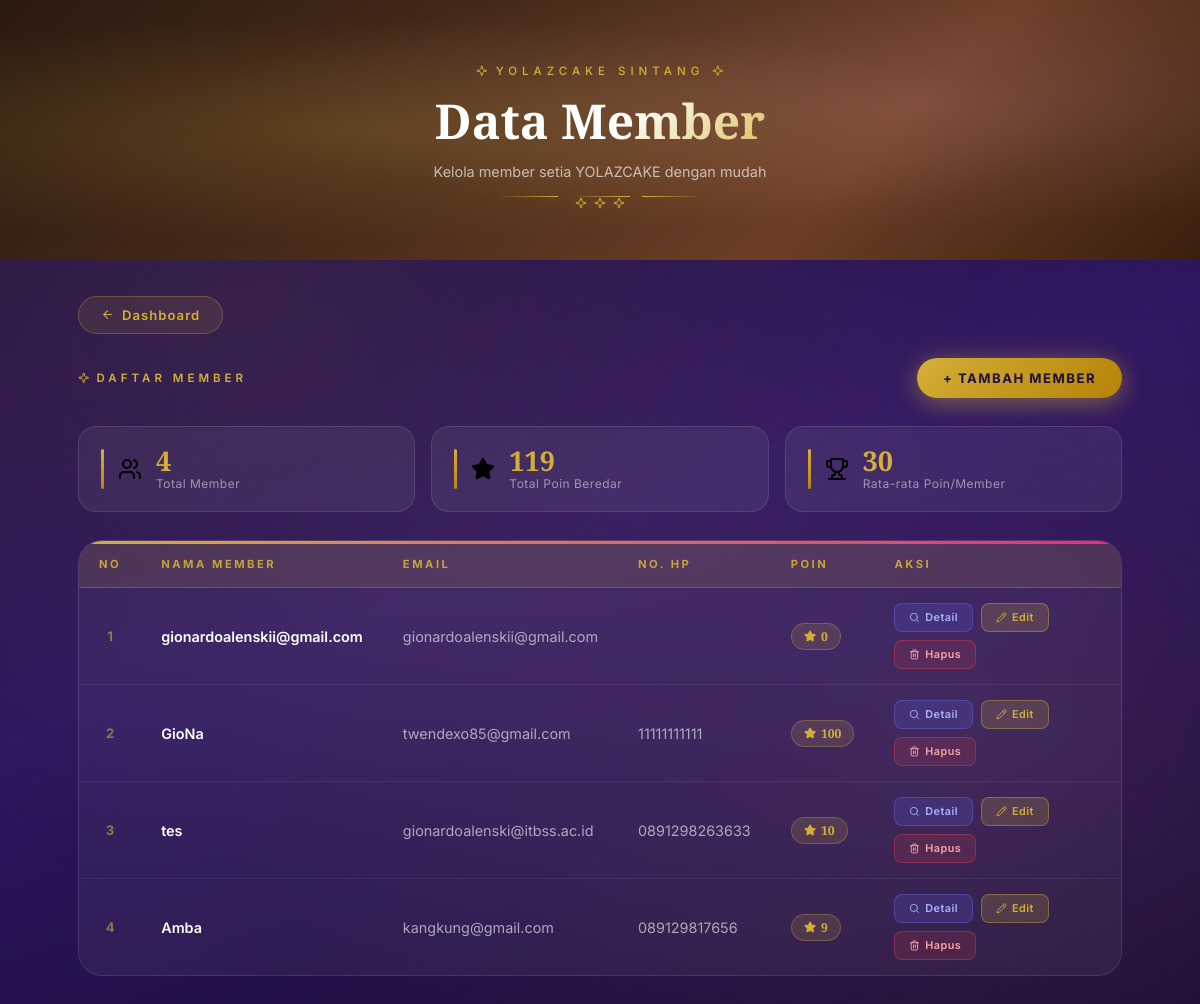
The app's page /member/data_member.php (signed in), older data.
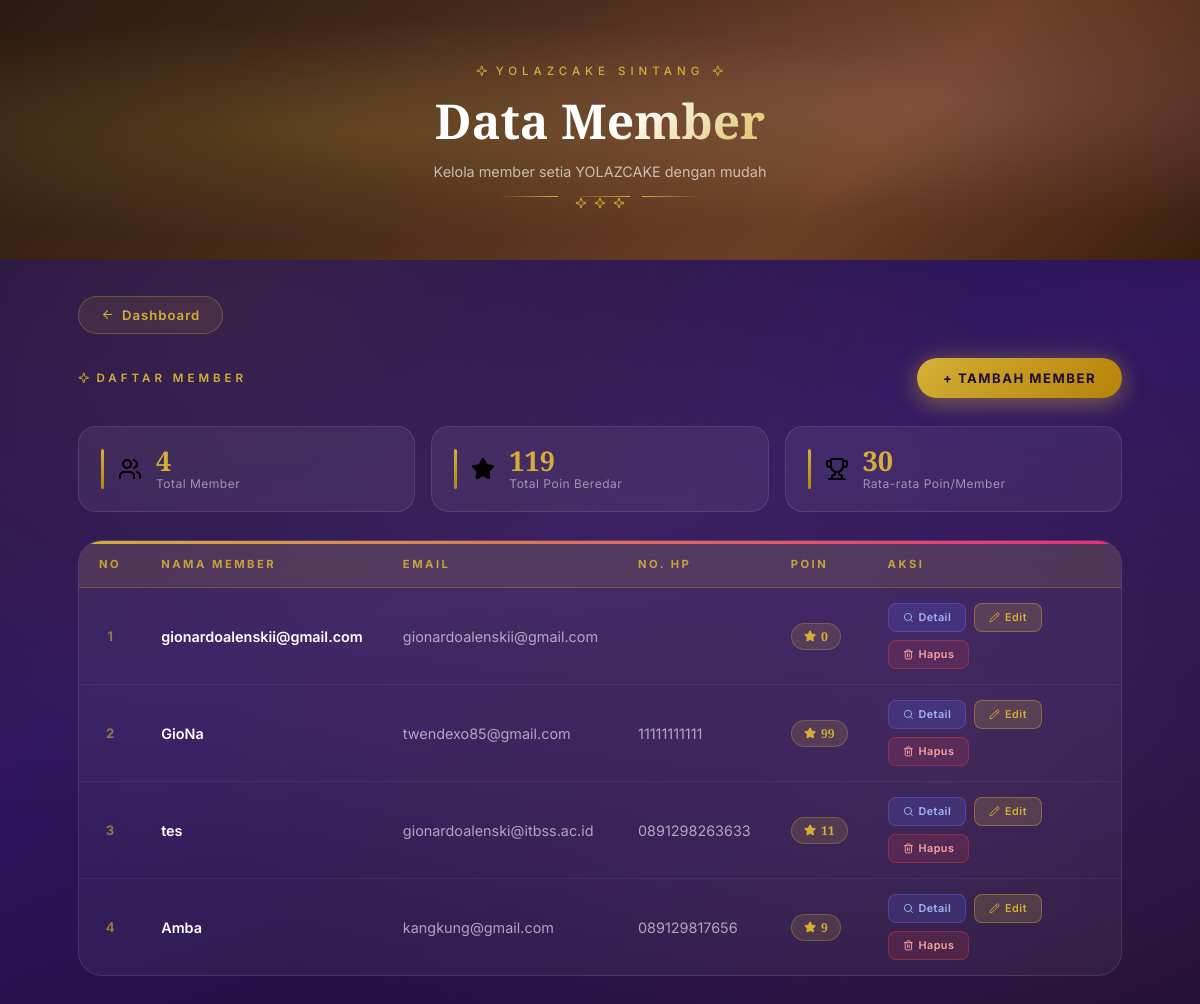
The same page, newer data.
### tables this page shows
CREATE TABLE `member` (
  `id_member` int(11) NOT NULL,
  `id_user` int(11) DEFAULT NULL,
  `nama` varchar(100) NOT NULL,
  `email` varchar(100) DEFAULT NULL,
  `no_hp` varchar(20) DEFAULT NULL,
  `alamat` text DEFAULT NULL,
  `poin` int(11) DEFAULT 0,
  `streak_saat_ini` int(11) NOT NULL DEFAULT 0,
  `streak_terbaik` int(11) NOT NULL DEFAULT 0,
  `checkin_terakhir` date DEFAULT NULL,
  `created_at` timestamp NOT NULL DEFAULT current_timestamp()
);

### config/csrf_helper.php (called while the page is built, shortened)
<?php
function csrf_token() {
    return $_SESSION['csrf_token'];
}

### member/data_member.php (the view, shortened to what this page needs)
<?php
include '../config/koneksi.php';
require_once __DIR__.'/../config/csrf_helper.php';
$csrf = csrf_token();
$query = mysqli_query($conn, "SELECT * FROM member ORDER BY id_member DESC");
?>
<!DOCTYPE html>
<html lang="id">
<head>
  <link rel="stylesheet" href="../assets/css/lucide-icons.css">
</head>
<body>
<div class="page-hero" id="pageHero">
  <div class="hero-inner">
    <p class="hero-eyebrow"><i data-lucide="sparkle" class="lucide-ic"></i> YOLAZCAKE Sintang <i data-lucide="sparkle" class="lucide-ic"></i></p>
    <h1>Data Member</h1>
    <p class="hero-sub">Kelola member setia YOLAZCAKE dengan mudah</p>
    <div class="hero-divider">
      <span></span><span class="diamond"><i data-lucide="sparkle" class="lucide-ic"></i> <i data-lucide="sparkle" class="lucide-ic"></i> <i data-lucide="sparkle" class="lucide-ic"></i></span><span></span>
    </div>
  </div>
</div>
<div class="page-wrapper">
  <a href="../dashboard.php" class="btn-back"><i data-lucide="arrow-left" class="lucide-ic"></i> Dashboard</a>
  <div class="top-bar">
    <span class="section-eyebrow"><i data-lucide="sparkle" class="lucide-ic"></i> Daftar Member</span>
    <a href="tambah_member.php" class="btn-tambah">+ Tambah Member</a>
  </div>
  <?php
    $total_query = mysqli_query($conn, "SELECT COUNT(*) as total, SUM(poin) as total_poin FROM member");
    $stats = mysqli_fetch_assoc($total_query);
    $total_member = $stats['total'] ?? 0;
    $total_poin   = $stats['total_poin'] ?? 0;
  ?>
  <div class="stats-row">
    <div class="stat-card">
      <span class="stat-icon"><i data-lucide="users" class="lucide-ic"></i></span>
      <div>
        <div class="stat-val"><?= $total_member; ?></div>
        <div class="stat-lbl">Total Member</div>
      </div>
    </div>
    <div class="stat-card">
      <span class="stat-icon"><i data-lucide="star" class="lucide-ic lucide-fill"></i></span>
      <div>
        <div class="stat-val"><?= number_format($total_poin); ?></div>
        <div class="stat-lbl">Total Poin Beredar</div>
      </div>
    </div>
    <div class="stat-card">
      <span class="stat-icon"><i data-lucide="trophy" class="lucide-ic"></i></span>
      <div>
        <div class="stat-val"><?= $total_member > 0 ? number_format($total_poin/$total_member,0) : 0; ?></div>
        <div class="stat-lbl">Rata-rata Poin/Member</div>
      </div>
    </div>
  </div>
  <div class="table-card">
    <table>
      <thead>
        <tr>
          <th style="text-align:center;">No</th>
          <th>Nama Member</th>
          <th>Email</th>
          <th>No. HP</th>
          <th>Poin</th>
          <th>Aksi</th>
        </tr>
      </thead>
      <tbody>
        <?php
        $no = 1;
        $rows = mysqli_num_rows($query);
        if($rows > 0):
          while($data = mysqli_fetch_assoc($query)):
        ?>
        <tr>
          <td class="td-no"><?= $no++; ?></td>
          <td class="td-nama"><?= htmlspecialchars($data['nama']); ?></td>
          <td style="color:rgba(255,255,255,0.6);"><?= htmlspecialchars($data['email']); ?></td>
          <td style="color:rgba(255,255,255,0.6);"><?= htmlspecialchars($data['no_hp']); ?></td>
          <td>
            <span class="poin-badge td-poin"><i data-lucide="star" class="lucide-ic lucide-fill"></i> <?= number_format($data['poin']); ?></span>
          </td>
          <td>
            <div class="action-cell">
              <a href="detail_member.php?id=<?= $data['id_member']; ?>" class="btn-act btn-detail"><i data-lucide="search" class="lucide-ic"></i> Detail</a>
              <a href="edit_member.php?id=<?= $data['id_member']; ?>" class="btn-act btn-edit"><i data-lucide="pencil" class="lucide-ic"></i> Edit</a>
              <a href="hapus_member.php?id=<?= $data['id_member']; ?>&csrf=<?= urlencode($csrf); ?>"
                 class="btn-act btn-hapus"
                 onclick="return confirm('Yakin ingin menghapus member <?= htmlspecialchars($data['nama']); ?>?')"><i data-lucide="trash-2" class="lucide-ic"></i> Hapus</a>
            </div>
          </td>
        </tr>
        <?php endwhile; endif; ?>
      </tbody>
    </table>
  </div>
</div>
</body>
</html>

Row changes from the older to the newer data that the page shows:
changed member "GioNa": poin "100" → "99"
changed member "tes": poin "10" → "11"
